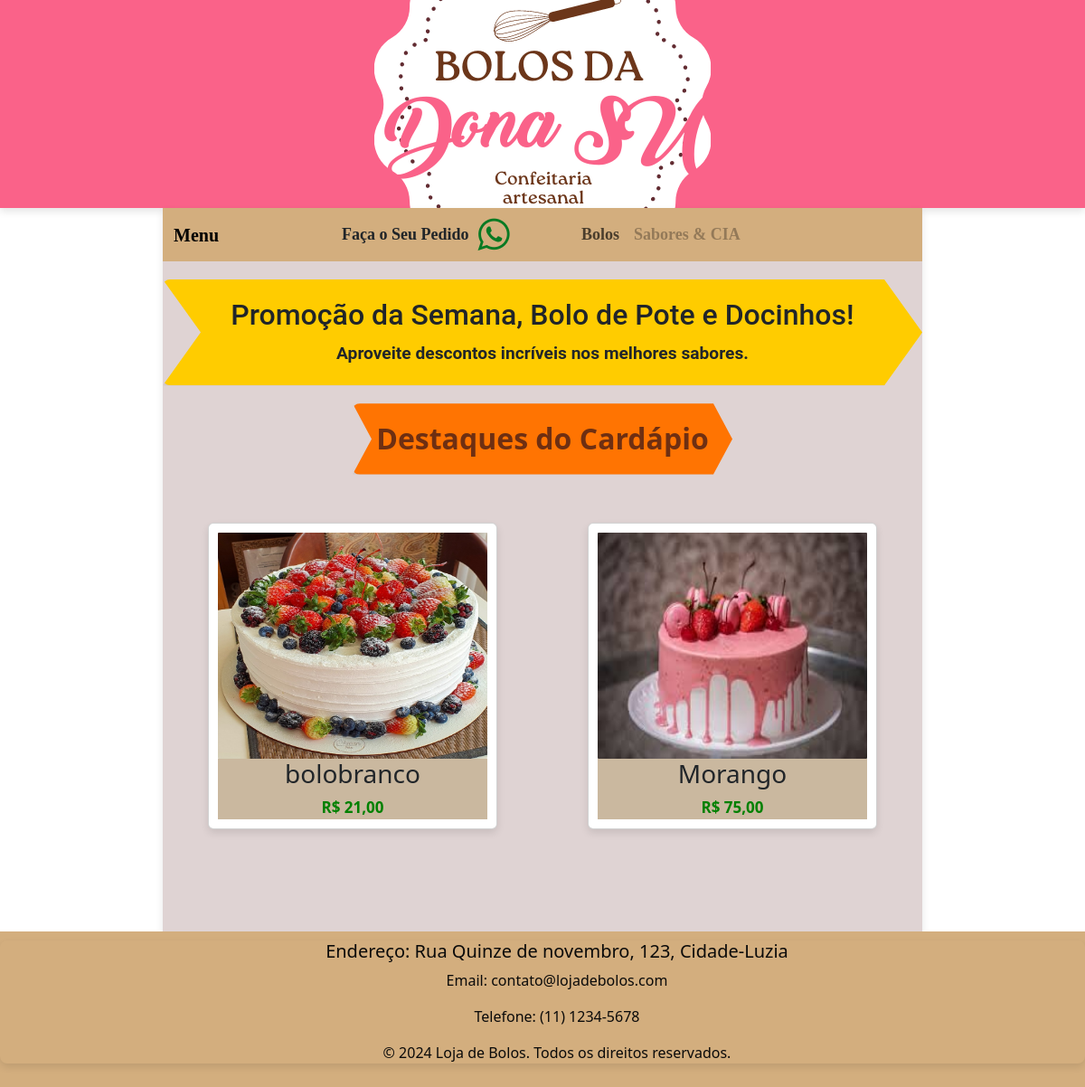
The page / on the database its author committed.
### produtos/models.py (models this page shows, shortened)
class Destaques(models.Model):
    nome = models.CharField(max_length=200)
    valor = models.DecimalField(max_digits=10, decimal_places=2)
    imagem = models.ImageField(upload_to='images/')

### produtos/views.py (the view)
# urls.py: path('', index, name='index'),
def index(request):
    destaques = Destaques.objects.all()  # Obtendo todos os destaques
    return render(request, 'index.html', {'destaques': destaques})

### produtos/templates/index.html (shortened to what this page needs)
<!DOCTYPE html>
<html lang="pt-BR">
<head>
    {% load static %}
    <link rel="stylesheet" href="https://unpkg.com/material-components-web@latest/dist/material-components-web.min.css">
    <link rel="stylesheet" type="text/css" href="{% static 'produtos/styles.css' %}">
    <link rel="stylesheet" href="https://cdnjs.cloudflare.com/ajax/libs/font-awesome/6.0.0-beta3/css/all.min.css">
    <link rel="stylesheet" href="https://cdnjs.cloudflare.com/ajax/libs/font-awesome/4.7.0/css/font-awesome.min.css">
    <link href="https://cdn.jsdelivr.net/npm/bootstrap@5.3.3/dist/css/bootstrap.min.css" rel="stylesheet">
</head>
<body>
    <header>
    </header>
    <div class="main-container">
        <div class="content-wrapper">
    <nav class="navbar navbar-expand-lg navbar-light" style="background-color:  #d3ae7e; ">
        <div class="container-fluid">
            <a class="navbar-brand" href="/">Menu</a>
            <div class="peca">Faça o Seu Pedido</div>
            <a href="https://wa.me/5511930948167?text=Olá, gostaria de fazer um pedido! {{ bolo.nome }}!" class="whatsapp-btn-index">
                  <i class="fa fa-whatsapp" id="whats-index" ></i>
              </a>
            <div class="collapse navbar-collapse" id="navbarNav">
                <ul class="navbar-nav mx-auto">
                    <li class="nav-item">
                        <a class="nav-link" href="/bolos">Bolos</a>
                    </li>
                    <li class="nav-item">
                        <a class="nav-link disabled" aria-disabled="true">Sabores & CIA</a>
                    </li>
                </ul>
            </div>
        </div>
    </nav>
    <main>
      <div class="banner-promo mdc-card">
          <h2>Promoção da Semana, Bolo de Pote e Docinhos!</h2>
          <p>Aproveite descontos incríveis nos melhores sabores.</p>
      </div>
      <h2 class="destaques-do-cardapio"> Destaques do Cardápio</h2>
      <section class="content_index">
        <div class="cards-container_index">
            {% for destaque in destaques %}
            <div class="mdc-card card">
                <img src="{{ destaque.imagem.url }}" alt="{{ destaque.nome }}" class="mdc-card__media-item">
                <div class="mdc-card__primary-action_index">
                    <h3>{{ destaque.nome }}</h3>
                    <span class="price">R$ {{ destaque.valor }}</span>
                </div>
            </div>
            {% endfor %}
        </div>
    </section>
</div>
</div>
<footer>
  <ul class="contato">
        <h5>Endereço: Rua Quinze de novembro, 123, Cidade-Luzia</h5>
        <p>Email: contato@lojadebolos.com</p>
        <p>Telefone: (11) 1234-5678</p>
  <p>© 2024 Loja de Bolos. Todos os direitos reservados.</p>
</footer>
</body>
</html>

### produtos/static/produtos/styles.css (style rules this page uses)
body { display: flex; flex-direction: column; font-family: Roboto, sans-serif; margin: 0; padding: 0; background-color: #dfd3d3; }
.main-container { display: flex; justify-content: center; padding: 0px; }
.content-wrapper { background-color: #dfd3d3; width: 70%; max-width: 1200px; box-shadow: 0 4px 8px rgba(0, 0, 0, 0.1); }
header { background-color: #FA6289; background-image: url('/static/produtos/imagem/logotipo.png'); background-position-y: center; background-size: auto; object-fit: cover; background-position: center; background-repeat: no-repeat; height: 230px; color: white; padding: 20px; width: 100%; text-align: center; box-shadow: 0 4px 8px rgba(0, 0, 0, 0.1); }
main { background-color: #dfd3d3; }
footer { background-color: #d3ae7e; color: rgb(10, 10, 10); text-align: center; padding: 10px 0; position: relative; width: 100%; }
.contato { border-radius: 8px; box-shadow: 0 4px 8px rgba(0, 0, 0, 0.1); }
.destaques-do-cardapio { background-color: #ff7402; color: #6E2F12; margin-left: 25%; padding: 20px; width: 50%; text-align: center; justify-content: center; align-items: center; clip-path: polygon(0 0, 95% 0, 100% 50%, 95% 100%, 0 100%, 5% 50%); border-radius: 8px; box-shadow: 0 4px 8px rgba(0, 0, 0, 0.1); font-weight: bold; }
.navbar-brand, .nav-link, .nav-item { font-family: Georgia, 'Times New Roman', Times, serif; font-size: 18px; font-weight: bold; }
nav ul { list-style: none; padding: 0; margin: 0; display: flex; }
nav ul li { margin: 0; }
nav ul li a { display: block; padding: 14px 20px; color: white; text-decoration: none; transition: background-color 0.3s; }
.peca { font-family: Georgia, 'Times New Roman', Times, serif; font-size: 18px; font-weight: bold; justify-content: space-between; position: absolute; position: relative; left: 120px; }
#whats-index { font-size: 41px; color:#087a23; background-color: rgb(211, 174, 126); position: absolute; position: relative; left: 130px; }
.price { font-weight: bold; color: green; }
.fa-whatsapp { margin-right: 20px; }
.banner-promo { background-color: #ffcc00; font-family: Roboto, sans-serif; text-align: center; padding: 20px; margin: 20px 0; border-radius: 8px; clip-path: polygon(0 0, 95% 0, 100% 50%, 95% 100%, 0 100%, 5% 50%); box-shadow: 0 4px 8px rgba(0, 0, 0, 0.1); font-weight: bold; }
.banner-promo::before, .banner-promo::after { content: ''; position: absolute; top: 0; width: 20px; height: 100%; z-index: -1; }
.banner-promo::before { left: -20px; clip-path: polygon(0 0, 100% 50%, 0 100%); }
.banner-promo::after { right: -20px; clip-path: polygon(100% 0, 0 50%, 100% 100%); }
.banner-promo h2 { font-size: 2rem; margin-bottom: 10px; }
.banner-promo p { font-size: 1.2rem; margin: 0; }
.content_index { background-color: #dfd3d3; }
.cards-container_index { display: flex; flex-wrap: wrap; justify-content: space-around; }
.mdc-card__primary-action_index { background-color: #cab89f; text-align: center; font-size: 17px; }
.card { padding: 10px; box-shadow: 0 4px 8px rgba(0, 0, 0, 0.1); position: relative; margin: 45px; width: 320px; }
.mdc-card__media-item { border-radius: 1px; height: 250px; }

### rows shown on the page
Destaques: imagem (picture), nome "bolobranco", valor "21,00"
Destaques: imagem (picture), nome "Morango", valor "75,00"
